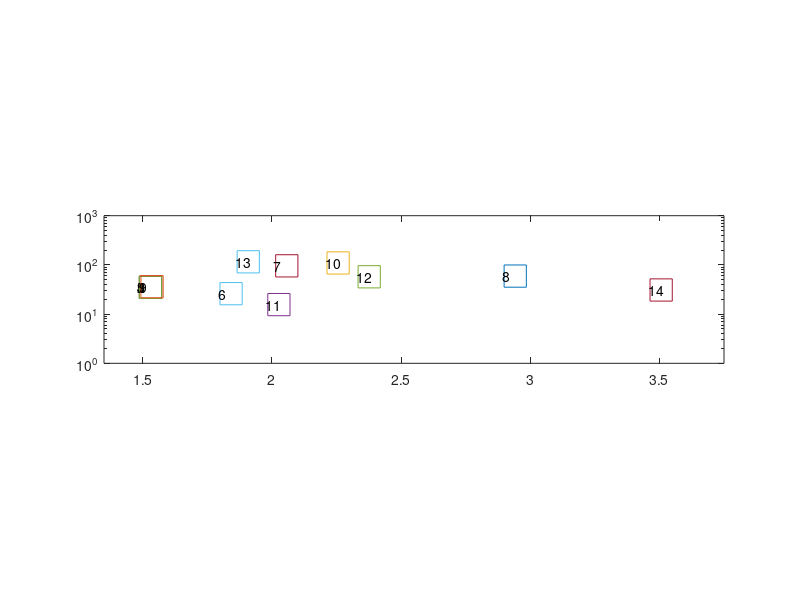
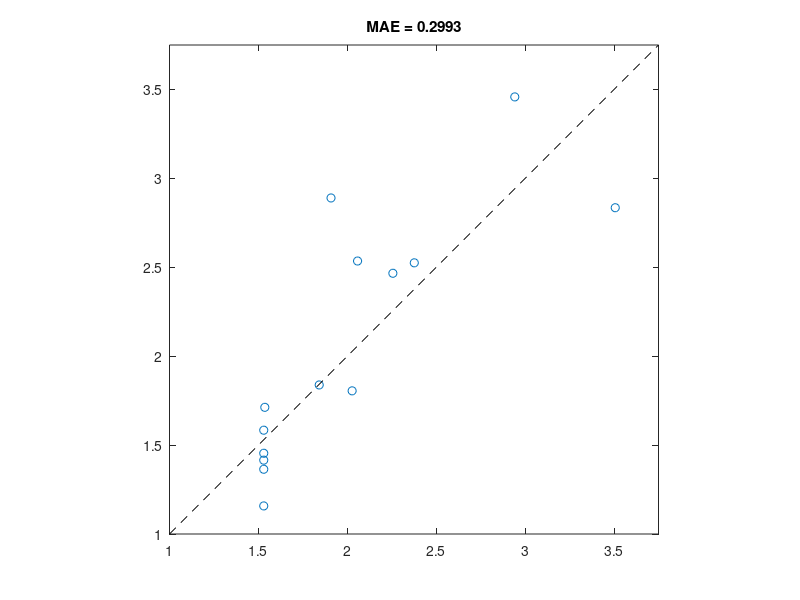
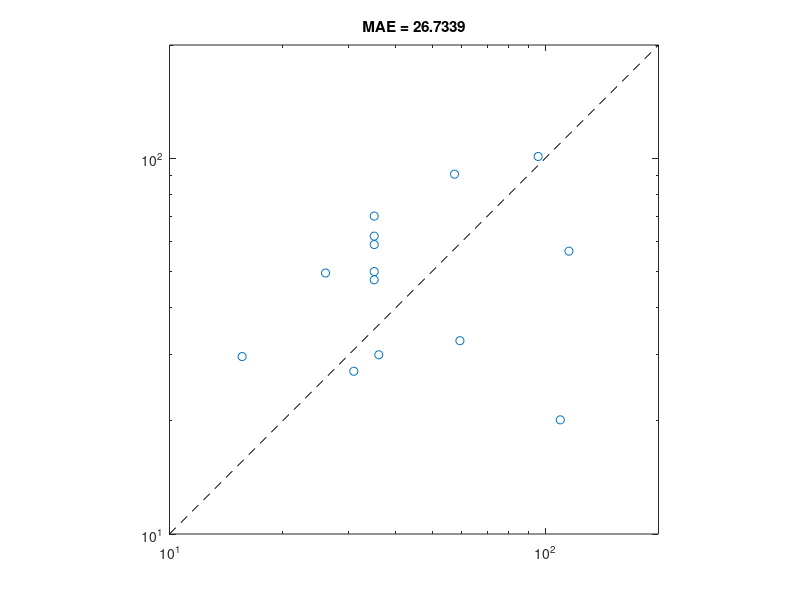

These figures' MATLAB source, in order:
clear all, clc, close all

% Code to analysis and plot parameter analysis/enrichment
% MATLAB 2016b

%% Load Behavior Space

load 181115_1TF_behavior_space.mat cf_stor params params_meas ...
    Kt_meas Kp_meas Kt_approx Kp_approx

% Behavior space properties
ec50 = cf_stor(3,:);
nH = cf_stor(4,:);
fold_change = (cf_stor(1,:)+cf_stor(2,:))./cf_stor(2,:);

% Filter by n (size of complex) - seperate no clamp parameters (Kp=0)
ind2 = find((params(3,:)==2)&(params(2,:)>0));
ind3 = find((params(3,:)==3)&(params(2,:)>0));
ind4 = find((params(3,:)==4)&(params(2,:)>0));
ind5 = find((params(3,:)==5)&(params(2,:)>0));
ind_noClamp = find(params(2,:)==0);

% Built configs
load 181213_DR_Configs.mat configs data
Kt_configs = configs(1,:);
Kp_configs = configs(2,:);
n_configs  = configs(3,:);
ind_built = [];

for i=1:length(configs)
    Kt_built = Kt_approx(find(Kt_configs(i)==Kt_meas));
    Kp_built = Kp_approx(find(Kp_configs(i)==Kp_meas));
    n_built  = n_configs(i);
    ind_built(i) = find((params(1,:)==Kt_built)&(params(2,:)==Kp_built)&(params(3,:)==n_built));
end

%% Plot Config Locations
figure
    for i=1:length(ind_built)
        semilogy(nH(ind_built(i)),ec50(ind_built(i)),'s','MarkerSize',16); hold on
        text(nH(ind_built(i))-0.05,ec50(ind_built(i)),num2str(i)); hold on
    end
    xlim([1.35 3.75])
    ylim([10^0 10^3])
    pbaspect([4.2 1 1])
saveas(gcf,['Figures/Scatter_Configs'],'pdf')


%% Model vs Data

cf_model = cf_stor(:,ind_built);


%% Hill coefficient
% R^2
x = cf_model(4,:)';
y = data(4,:)';
X = [ones(length(x),1) x];
b = X\y;
yCalc2 = X*b;
Rsq2_nH = 1 - sum((y - yCalc2).^2)/sum((y - mean(y)).^2)

% MAE
MAE_nH = sum(abs(cf_model(4,:)-data(4,:)))/length(data(4,:))

% RMSD
RMSD_nH = sqrt(sum((cf_model(4,:)-data(4,:)).^2)/length(data(4,:)))

% Plot
figure
    plot(cf_model(4,:),data(4,:),'o'); hold on
    plot([1 3.75],[1 3.75],'k--')
    pbaspect([1 1 1])
    title(['MAE = ' num2str(MAE_nH)])
    xlim([1, 3.75])
    ylim([1, 3.75])
saveas(gcf,['Figures/ModelvsData_nH'],'pdf')


%% EC50

% R^2
x = cf_model(3,:)';
y = data(3,:)';
X = [ones(length(x),1) x];
b = X\y;
yCalc2 = X*b;
Rsq2_EC50 = 1 - sum((y - yCalc2).^2)/sum((y - mean(y)).^2)

% MAE
MAE_EC50 = sum(abs(cf_model(3,:)-data(3,:)))/length(data(3,:))

% RMSD
RMSD_EC50 = sqrt(sum((cf_model(3,:)-data(3,:)).^2)/length(data(3,:)))

figure
    loglog(cf_model(3,:),data(3,:),'o'); hold on
    plot([10 200],[10 200],'k--')
    pbaspect([1 1 1])
    title(['MAE = ' num2str(MAE_EC50)])
    xlim([10, 200])
    ylim([10, 200])
saveas(gcf,['Figures/ModelvsData_EC50'],'pdf')


%% Table compile
compile = [configs' cf_model(4,:)' data(4,:)'];